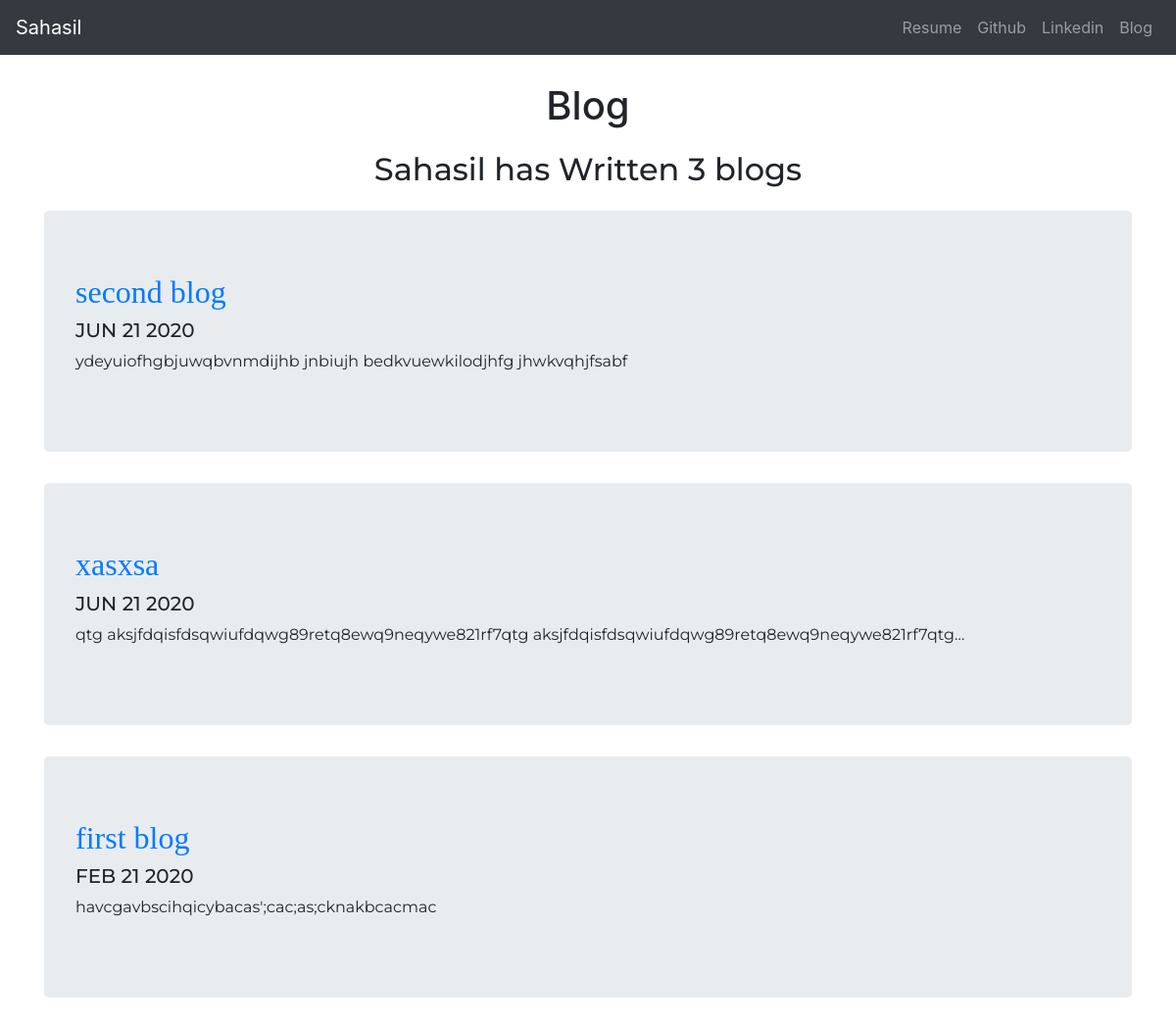
Screenshot of /blog/ with the database file from the repository.
### blog/models.py (models this page shows, shortened)
class Blog(models.Model):
    title = models.CharField(max_length=200)
    description = models.TextField()
    date = models.DateField()

### blog/views.py (the view)
# urls.py: path('', views.all_blogs, name='all_blogs'),
def all_blogs(request):
    blogs = Blog.objects.order_by('-date')
    return render(request,'blog/all_blogs.html',{'blogs':blogs})

### blog/templates/blog/all_blogs.html
{% extends "portfolio/base.html" %}
{% block content %}
<h1 class="blog-header">Blog</h1>
<h2 class="blog-dec blog-header">Sahasil has Written {{blogs.count}} blog{{blogs.count|pluralize}}</h2>
{% for blog in blogs  %}
<div class="jumbotron">
  <a class="blog-title" href="{% url 'blog:detail' blog.id %}"><h2>{{blog.title}}</h2></a>
  <h5 class="blog-date">{{blog.date|date:'M d Y'|upper}}</h5>
  <p class="blog-dec">{{blog.description|truncatechars:100}}</p>
</div>
{% endfor %}
{% endblock content %}

### portfolio/static/portfolio/custom.css (style rules this page uses)
.blog-title { font-family: 'Lilita One', cursive; }
.blog-date, .blog-dec { font-family: 'Montserrat', sans-serif; }
.blog-header { text-align: center; margin-bottom: 2% }

### rows the page displays
Blog: title "second blog", date "JUN 21 2020", description "ydeyuiofhgbjuwqbvnmdijhb jnbiujh bedkvuewkilodjhfg jhwkvqhjfsabf"
Blog: title "xasxsa", date "JUN 21 2020", description "qtg aksjfdqisfdsqwiufdqwg89retq8ewq9neqywe821rf7qtg aksjfdqisfdsqwiufdqwg89retq8ewq9neqywe821rf7qtg…"
Blog: title "first blog", date "FEB 21 2020", description "havcgavbscihqicybacas';cac;as;cknakbcacmac"

### other values shown
{{ blogs.count }} "3"
